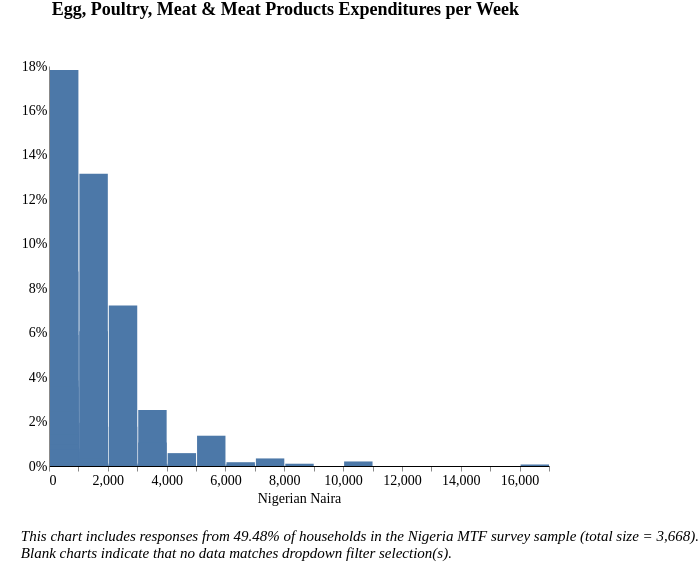

Write a Vega-Lite specification for this figure.
### Vega-Lite specification from a JSON file in a GitHub repository (floating-point values rounded to 4 significant figures; data arrays with more than 128 entries replaced by an {"elided": "..."} marker saying what was removed)
{"width": 800, "height": 400, "config": {"title": {"fontSize": 18, "font": "Times New Roman", "anchor": "center", "fontColor": "#000000"}, "axisX": {"domain": true, "domainColor": "#000000", "grid": false, "labelFont": "Times New Roman", "labelFontSize": 14, "titleFont": "Times New Roman", "titleFontSize": 14, "titleFontWeight": "normal", "title": "X Axis Title (units)"}, "axisY": {"domain": true, "grid": false, "gridColor": "#DEDDDD", "gridWidth": 1, "labelFont": "Times New Roman", "labelFontSize": 14, "labelAngle": 0, "ticks": false, "titleFont": "Times New Roman", "titleFontSize": 14, "titleFontWeight": "normal", "titlePadding": 10, "title": "Y Axis Title (units)"}, "range": {"category": ["#2980B9", "#003366", "#FFAE19", "#D68910", "#E67E22", "#D35400", "#FF4500", "#FF6162", "#438B28", "#45B39D", "#99ADC1", "#212F3C"]}, "legend": {"labelFont": "Times New Roman", "labelFontSize": 14, "symbolType": "square", "symbolSize": 100, "titleFont": "Times New Roman", "titleFontSize": 14, "titleFontWeight": "normal", "title": "Legend", "orient": "right", "offset": 0}, "tooltip": {"font": "Open Sans"}, "view": {"stroke": "transparent", "text": {"font": "Times New Roman", "color": ["#2980B9", "#003366", "#FFAE19", "#D68910", "#E67E22", "#D35400", "#FF4500", "#FF6162", "#438B28", "#45B39D", "#99ADC1", "#212F3C"], "fontSize": 14, "align": "right", "fontWeight": 400, "size": 14}, "bar": {"size": 40, "binSpacing": 1, "continuousBandSize": 30, "discreteBandSize": 30, "fill": ["#2980B9", "#003366", "#FFAE19", "#D68910", "#E67E22", "#D35400", "#FF4500", "#FF6162", "#438B28", "#45B39D", "#99ADC1", "#212F3C"], "stroke": false}}}, "concat": [{"mark": "bar", "encoding": {"tooltip": [{"field": "l_consumption_purchased", "title": "Response (Binned)", "type": "nominal"}, {"aggregate": "sum", "field": "pct", "format": ".2%", "title": "Percentage", "type": "quantitative"}], "x": {"axis": {"title": "Nigerian Naira"}, "bin": {"extent": [0, 17000], "step": 1000}, "field": "l_consumption_purchased", "scale": {"clamp": true, "domain": [0, 17000]}, "type": "quantitative"}, "y": {"aggregate": "sum", "axis": {"format": "%"}, "field": "pct", "title": "", "type": "quantitative"}}, "height": 400, "selection": {"selector039": {"type": "single", "fields": ["stove"], "bind": {"input": "select", "options": [null, "3-Stone/Open Fire Stove", "Manufactured Stove Traditional", "Koresone Stove", "LPG/Natural Gas Stove", "Electric Stove"], "labels": ["All Stove Types", "3-Stone/Open Fire Stove", "Manufactured Stove Traditional", "Koresone Stove", "LPG/Natural Gas Stove", "Electric Stove"], "name": "Primary cookstove type  "}}, "selector038": {"type": "single", "fields": ["i19a"], "bind": {"input": "select", "options": [null, "Wood purchased", "Wood collected", "Charcoal", "Kerosene", "Crop Residue/Plant Biomass", "LPG/cooking gas", "Garbage", "Electric", "Piped Natural Gas", "Charcoal Briquettes", "Coal Briquette", "Biomass Briquette", "Coal/lignite", "Other, specify"], "labels": ["All Fuel Types", "Wood purchased", "Wood collected", "Charcoal", "Kerosene", "Crop Residue/Plant Biomass", "LPG/cooking gas", "Garbage", "Electric", "Piped Natural Gas", "Charcoal Briquettes", "Coal Briquette", "Biomass Briquette", "Coal/lignite", "Other"], "name": "Primary source of cooking fuel  "}}, "selector037": {"type": "single", "fields": ["c182"], "bind": {"input": "select", "options": [null, "Dry-cell battery", "National Grid Connection", "No electricity", "Electric generator", "Other, specify", "Solar Multi-Light Product", "Solar Home System", "Solar Lantern", "Local Mini Grid connection", "Rechargeable Battery"], "labels": ["All Responses", "Dry-cell battery", "National Grid Connection", "No electricity", "Electric generator", "Other", "Solar Multi-Light Product", "Solar Home System", "Solar Lantern", "Local Mini Grid Connection", "Rechargeable Battery"], "name": "Primary source of electricity  "}}, "selector033": {"type": "single", "fields": ["locality"], "bind": {"input": "select", "options": [null, 0, 1], "labels": ["National", "Urban", "Rural"], "name": "Locality Breakdown  "}}, "selector041": {"type": "single", "fields": ["cs_aggr_tier"], "bind": {"input": "select", "options": [null, "Tier 0", "Tier 1", "Tier 2", "Tier 3", "Tier 4", "Tier 5"], "labels": ["All Tiers", "Tier 0", "Tier 1", "Tier 2", "Tier 3", "Tier 4", "Tier 5"], "name": "Cooking Tier  "}}}, "title": {"text": ["Egg, Poultry, Meat & Meat Products Expenditures per Week"], "color": "black", "subtitleColor": "black", "offset": 40}, "transform": [{"joinaggregate": [{"op": "count", "field": "*", "as": "total"}]}, {"calculate": "1 / datum.total", "as": "pct"}, {"bin": {"maxbins": 20}, "field": "m", "as": "mbin"}, {"filter": {"selection": "selector039"}}, {"filter": {"selection": "selector038"}}, {"filter": {"selection": "selector037"}}, {"filter": {"selection": "selector033"}}, {"filter": {"selection": "selector041"}}], "width": 500}], "data": {"name": "data-1be8e62ed94dc5f11520d6db0ff2bf36"}, "padding": {"left": 20, "right": 0, "bottom": 0, "top": 0}, "title": {"text": ["", "", "This chart includes responses from 49.48% of households in the Nigeria MTF survey sample (total size = 3,668).", "Blank charts indicate that no data matches dropdown filter selection(s).", ""], "anchor": "start", "baseline": "bottom", "font": "Times New Roman", "fontSize": 15, "fontStyle": "italic", "fontWeight": "normal", "orient": "bottom"}, "$schema": "https://vega.github.io/schema/vega-lite/v4.17.0.json", "datasets": {"data-1be8e62ed94dc5f11520d6db0ff2bf36": {"elided": "2935 records"}}}
